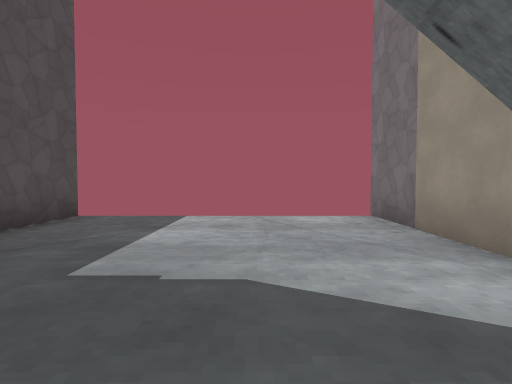
View 1 (above)

18 first-person views from a walk through a Godot game level. The camera is 1.3 m above the floor, tilts 2° down and sees 80° across. The floor is counted in squares, 2 m on a side. Each view is taken from the middle of a square. On the plan, view 1 faces up. The plan holds only what a view shows up to about 10 squares ahead; the rest is blank. The place goes on beyond the plan. Some surface patterns are stand-ins.

View 2
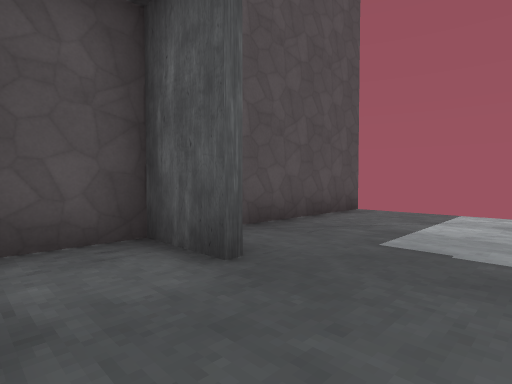

View 3
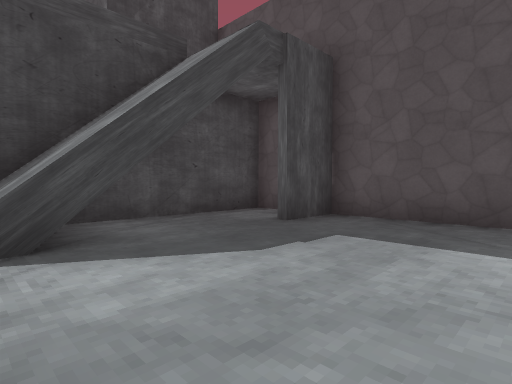

View 4
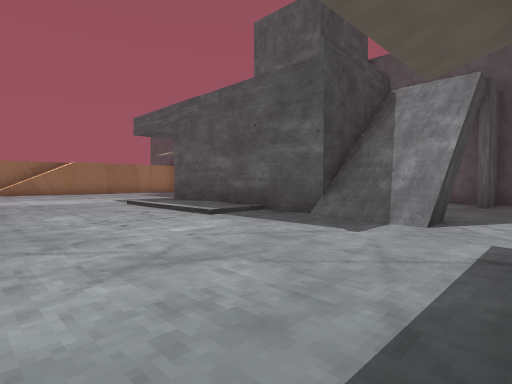

View 5
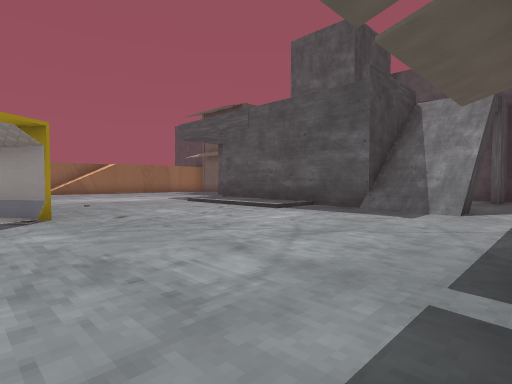

View 6
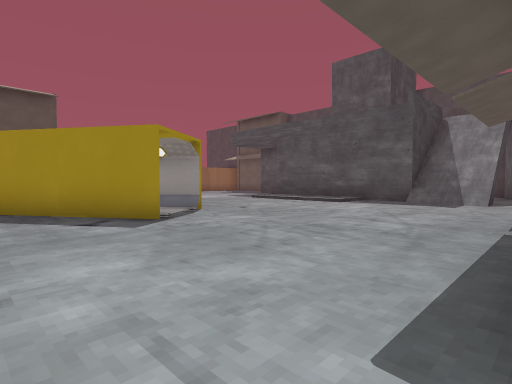

View 7
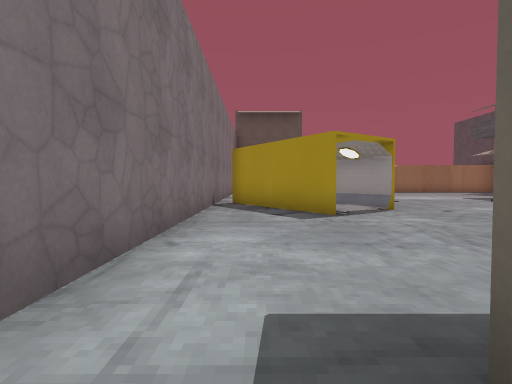

View 8
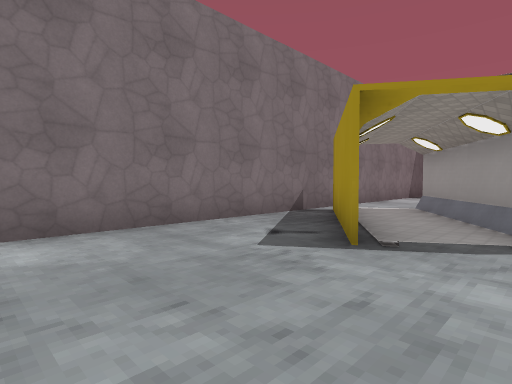

View 9
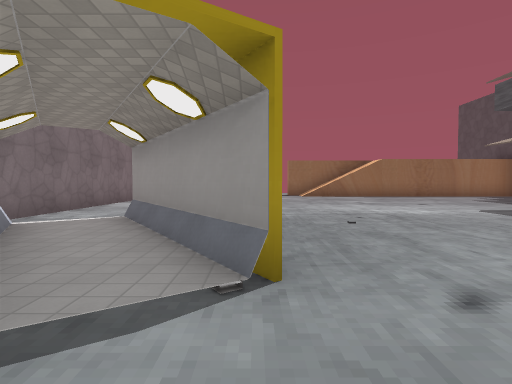

View 10
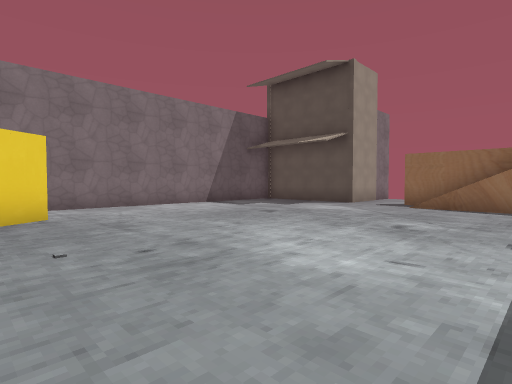

View 11
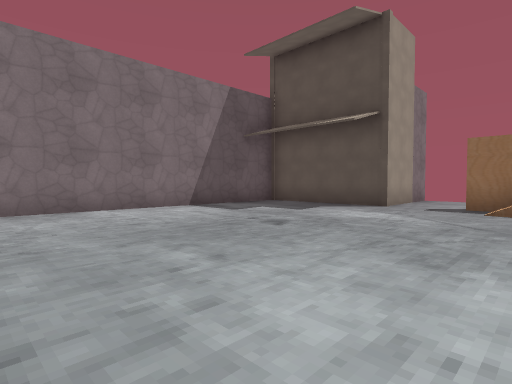

View 12
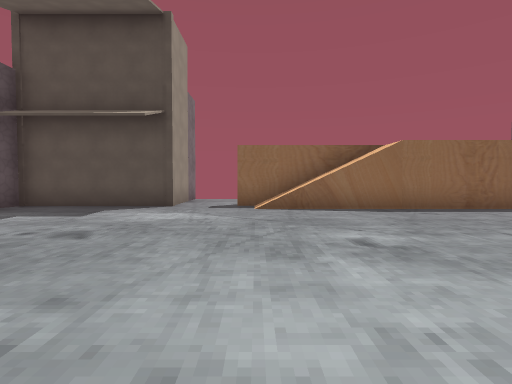

View 13
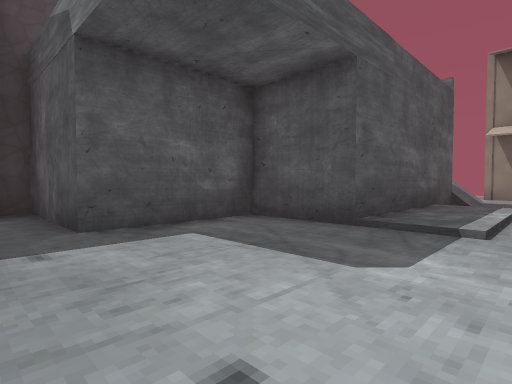

View 14
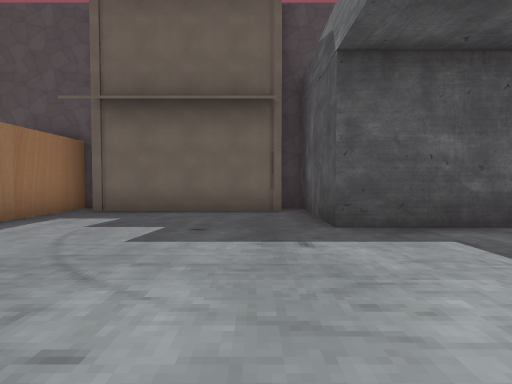

View 15
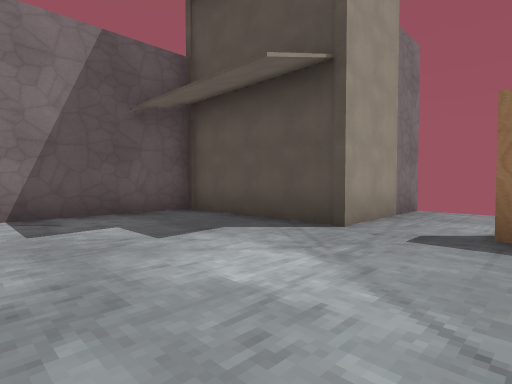

View 16
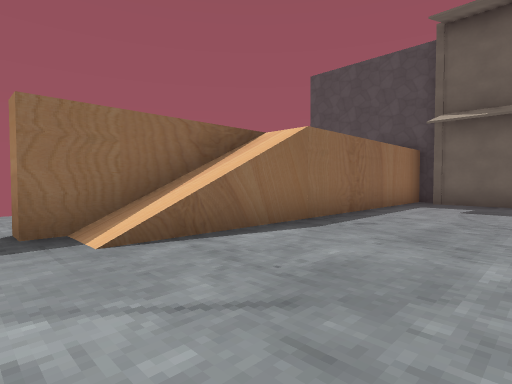

View 17
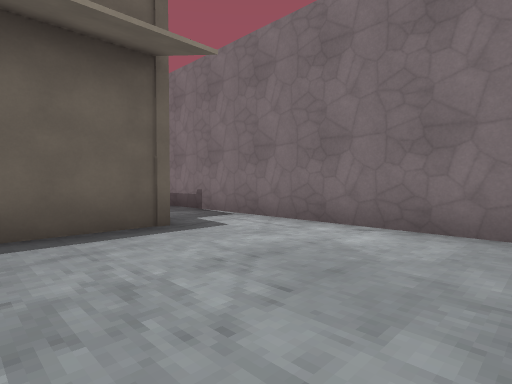

View 18
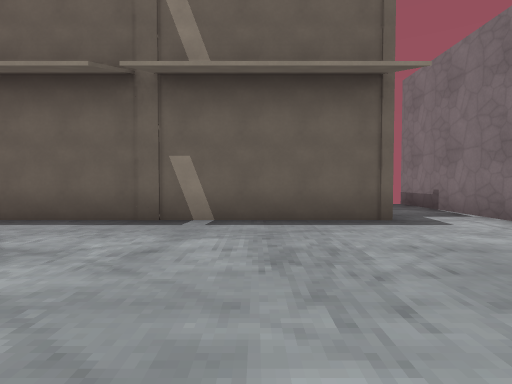

### Floor plan
Key: @ floor where view 1 was taken; # wall or solid block; x gap in a wall; . main floor; : floor 0.25 m higher than the main floor; / step, stairs or slope.
Columns run from 4 left of view 1 to 13 right of it. Each row starts with its distance up from view 1.
  6 #     x         x
  5 #......#        .#
  4 #......#       ..#
  3 #......########..#
  2 #................#
  1 ###..............#
  0 #...@ /..........#
 -1 #....#/..........#
 -2 #######..........#
 -3       #/......#..#
 -4       #:....#.##.#
 -5       #:....####.#
 -6    ####:.....###x#
 -7    #..//......#..#
 -8    #.............#
 -9    #.............#
-10  ###.............#
-11  #...............#
-12  #...............#
-13  #...............#
-14 ##...............#
-15 #//////////......#
-16 ###    //  ..#####
-17 #         ...#
-18           ...#
-19           ...#

Positions as (right, up) in squares from view 1, and headings:
1: (0, 0), facing up
2: (0, -1), facing up-left
3: (2, 4), facing down-left
4: (7, 2), facing down-left
5: (9, 2), facing down-left
6: (12, 2), facing down-left
7: (11, 3), facing down
8: (8, 0), facing down-right
9: (8, -2), facing down
10: (3, -6), facing down-right
11: (5, -8), facing down-right
12: (6, -8), facing down
13: (4, -11), facing up-left
14: (4, -11), facing left
15: (6, -12), facing down-right
16: (7, -12), facing down-left
17: (8, -2), facing up-right
18: (8, -3), facing up
